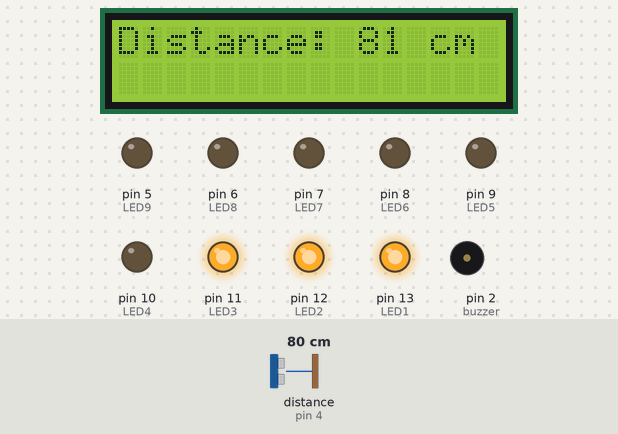
Bench run of a sketch on a simulated Arduino Uno, built with avr-gcc and run on an emulated ATmega328P. Shown: 16×2 character LCD, output pins drawn as LEDs (lit = HIGH), buzzer (waves = sounding). Wiring (inferred from the names in the program): ultrasonic range finder: trigger pin 3; echo pin 4. Inputs (shaded band) come from the test bench; at power-on: distance to the obstacle (sensor on pin 4) 80 cm. The echo pulse lasts 58.3 µs per cm; pins used as bus, display or sensor lines are not drawn; what the sketch prints to the serial monitor is not drawn.

Above: at 1.4 s.
1.5 s: distance to the obstacle (sensor on pin 4) set to 18 cm
At 3.3 s:
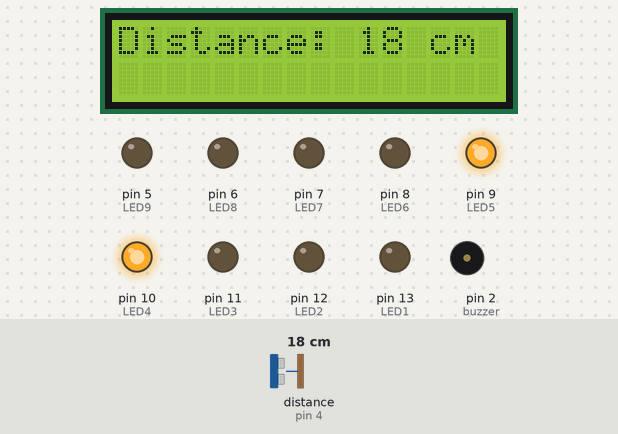
4.5 s: distance to the obstacle (sensor on pin 4) set to 2 cm
At 5.73 s:
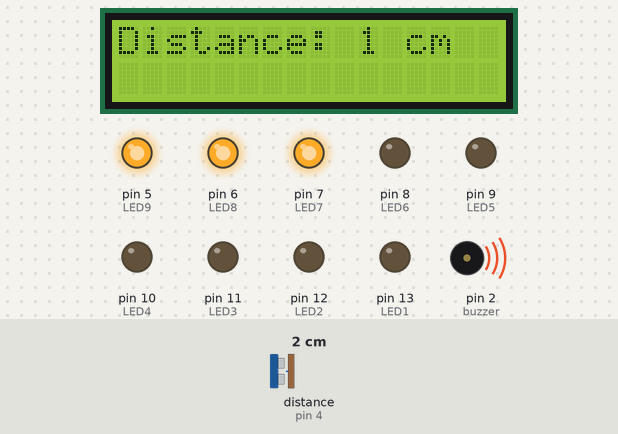
7.5 s: distance to the obstacle (sensor on pin 4) set to 24 cm
At 8.8 s:
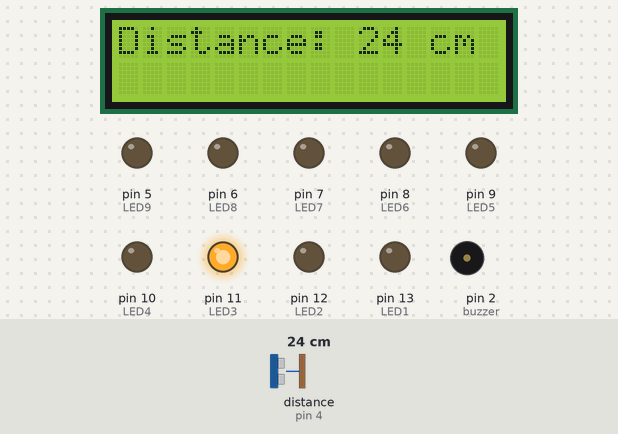
9.4 s: distance to the obstacle (sensor on pin 4) set to 16 cm
At 10.1 s:
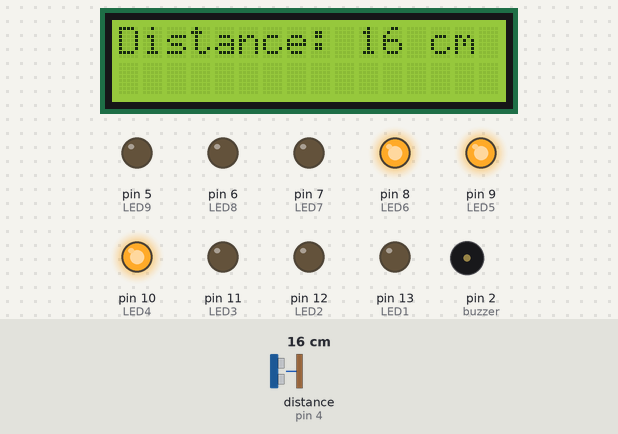
11.1 s: distance to the obstacle (sensor on pin 4) set to 13 cm
At 11.65 s:
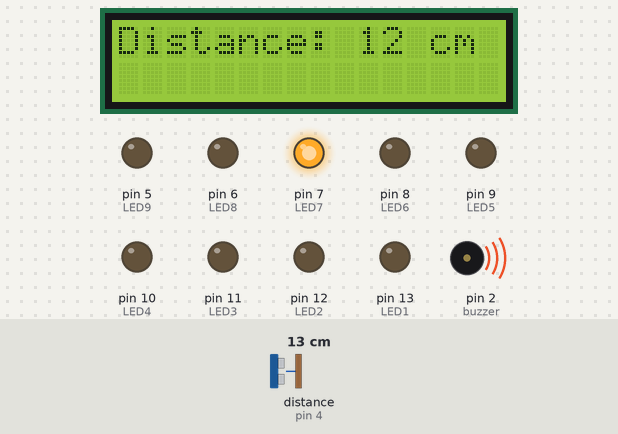
14.1 s: distance to the obstacle (sensor on pin 4) set to 9 cm
At 14.62 s:
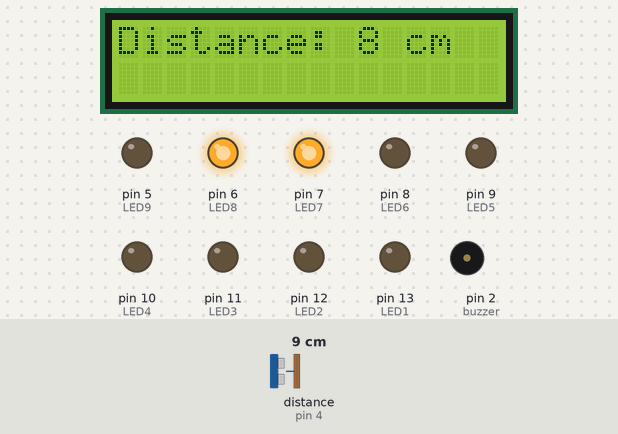
Timing chart, 0 to 18.1 s (numbered marks = the images above; inputs shaded):
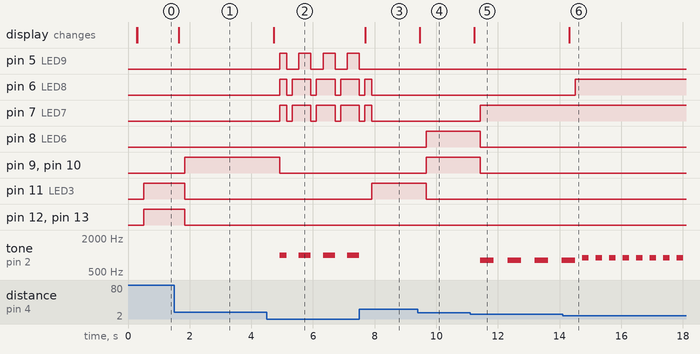

The sketch:

effect.ino
```cpp
#include <Wire.h>
#include <LiquidCrystal_I2C.h>

LiquidCrystal_I2C lcd(0x27, 16, 2);
const int trig = 3;
const int echo = 4;
const int buzzer = 2;

const int LED1 = 13;
const int LED2 = 12;
const int LED3 = 11;

const int LED4 = 10;
const int LED5 = 9;
const int LED6 = 8;

const int LED7 = 7;
const int LED8 = 6;
const int LED9 = 5;

int duration = 0;
int distance = 0;

unsigned long previousMillis = 0;
unsigned long interval = 500; // ntervalul pentru intreruperea sunetului în milisec
bool buzzerState = false;

unsigned long intervalBlink = 250;
bool blinkState = false;
unsigned long previousMillisBuzzer = 0;
unsigned long previousMillisBlink = 0;

void setup()
{
  // Ultrasonic sensor
  pinMode(trig, OUTPUT);
  pinMode(echo, INPUT);
  pinMode(buzzer, OUTPUT);

  pinMode(LED1, OUTPUT);
  pinMode(LED2, OUTPUT);
  pinMode(LED3, OUTPUT);
  pinMode(LED4, OUTPUT);
  pinMode(LED5, OUTPUT);
  pinMode(LED6, OUTPUT);
  pinMode(LED7, OUTPUT);
  pinMode(LED8, OUTPUT);
  pinMode(LED9, OUTPUT);

  lcd.begin();
  delay(100);

  lcd.backlight();
  delay(100);
  lcd.setCursor(0, 0);
  lcd.print("Initializare...");

  Serial.begin(9600);
}

void loop()
{
  digitalWrite(trig, HIGH);
  delayMicroseconds(1000);
  digitalWrite(trig, LOW);

  duration = pulseIn(echo, HIGH);
  distance = (duration / 2) / 28.5;
  Serial.println(distance);

  lcd.clear();
  lcd.setCursor(0, 0);
  lcd.print("Distance: ");
  lcd.print(distance);
  lcd.print(" cm");

  delay(200);

  unsigned long currentMillis = millis();

  // ajustez intervalul in fct de dist
  if (distance <= 4) {
    interval = 100; // distance <= 4 cm
  } else if (distance <= 8) {
    interval = 200; // distance <= 8 cm
  } else if (distance <= 14) {
    interval = 300; // distance <= 14 cm
  } else {
    interval = 500; // default
  }

  // Buzzer logic pentru dist <= 14 cm
  if (distance <= 14)
  {
    if (currentMillis - previousMillis >= interval) {
      previousMillis = currentMillis;
      buzzerState = !buzzerState;
      if (buzzerState) {
        if (distance <= 4) {
          tone(buzzer, 1000);
        } else if (distance <= 8) {
          tone(buzzer, 900);
        } else {
          tone(buzzer, 800);
        }
      } else {
        noTone(buzzer);
      }
    }
  }
  else
  {
    noTone(buzzer);
  }


  // ROSU
  if (distance <= 4)
  {
    digitalWrite(LED9, HIGH);

    if (distance <= 4 && digitalRead(LED7) == HIGH && digitalRead(LED8) == HIGH && digitalRead(LED9) == HIGH) {
      if (currentMillis - previousMillisBlink >= intervalBlink) {
          previousMillisBlink = currentMillis;
          blinkState = !blinkState;
          digitalWrite(LED7, blinkState ? LOW : HIGH);
          digitalWrite(LED8, blinkState ? LOW : HIGH);
          digitalWrite(LED9, blinkState ? LOW : HIGH);
          delay(175);
      }
  }
} else {
    digitalWrite(LED9, LOW);
  }

  if (distance <= 8)
  {
    digitalWrite(LED8, HIGH);
  }
  else
  {
    digitalWrite(LED8, LOW);
  }

  if (distance <= 14)
  {
    digitalWrite(LED7, HIGH);
  }
  else
  {
    digitalWrite(LED7, LOW);
  }


  // GALBEN
  if (distance <= 16 && distance >= 15)
  {
    digitalWrite(LED6, HIGH);
  }
  else
  {
    digitalWrite(LED6, LOW);
  }

  if (distance <= 19 && distance >= 15)
  {
    digitalWrite(LED5, HIGH);
  }
  else
  {
    digitalWrite(LED5, LOW);
  }

  if (distance <= 21 && distance >= 15)
  {
    digitalWrite(LED4, HIGH);
  }
  else
  {
    digitalWrite(LED4, LOW);
  }

  // VERDE
  if (distance >= 22)
  {
    digitalWrite(LED3, HIGH);
  }
  else
  {
    digitalWrite(LED3, LOW);
  }

  if (distance >= 26)
  {
    digitalWrite(LED2, HIGH);
  }
  else
  {
    digitalWrite(LED2, LOW);
  }

  if (distance >= 29)
  {
    digitalWrite(LED1, HIGH);
  }
  else
  {
    digitalWrite(LED1, LOW);
  }
}
```

Measured:
- the behaviour switches between 15 and 14 cm on distance to the obstacle (sensor on pin 4) (found by bisection; images 4 and 5)
- after the input at 1.5 s, pin 9 (LED5), pin 10 (LED4): LOW → HIGH after 0.34 s; pin 11 (LED3), pin 12 (LED2), pin 13 (LED1): HIGH → LOW after 0.34 s; the display: changes after 0.14 s (image 1)
- after the input at 4.5 s, pin 5 (LED9): LOW → HIGH after 0.43 s, then repeats every 0.79 s: LOW 0.39 s, HIGH 0.39 s; pin 6 (LED8): LOW → HIGH after 0.43 s, then repeats every 0.79 s: LOW 0.18 s, HIGH 0.61 s
- after the input at 7.5 s, pin 5 (LED9): goes on until 7.5 s, then stays LOW; pin 11 (LED3): LOW → HIGH after 0.40 s; tone on pin 2 (buzzer): goes on until 7.5 s, then stays silent; the display: changes after 0.20 s (image 3)
- after the input at 9.4 s, pin 8 (LED6), pin 9 (LED5), pin 10 (LED4): LOW → HIGH after 0.27 s; pin 11 (LED3): HIGH → LOW after 0.27 s; the display: changes after 0.07 s (image 4)
- after the input at 11.1 s, pin 7 (LED7): LOW → HIGH after 0.33 s; pin 8 (LED6), pin 9 (LED5), pin 10 (LED4): HIGH → LOW after 0.33 s; tone on pin 2 (buzzer): alternates 800 Hz for 0.44 s and silent for 0.44 s, starting after 0.33 s; the display: changes after 0.13 s (image 5)
- after the input at 14.1 s, pin 6 (LED8): LOW → HIGH after 0.41 s; tone on pin 2 (buzzer): alternates 900 Hz for 0.22 s and silent for 0.22 s, starting after 0.63 s; the display: changes after 0.21 s (image 6)
